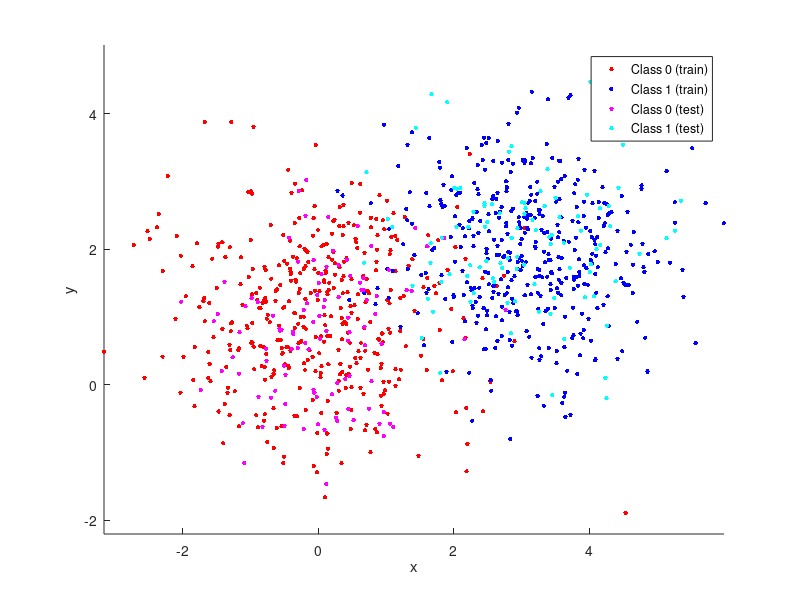

Reproduce this figure in MATLAB.
%%%%%%%%%%%%%%%%%%%%%%%%%%%%%%%%%%%%%%%%%%%%%%%%%%%%%
% [Author] Terry Taewoong Um (terry.t.um@gmail.com) %
% Adaptive Systems Lab., University of Waterloo     %
% https://www.facebook.com/terryum.io/              %
%%%%%%%%%%%%%%%%%%%%%%%%%%%%%%%%%%%%%%%%%%%%%%%%%%%%%

% Please leave the author information when you reuse the codes.

% [Input]
% opt : {class_gaussian(defalut), class_half_circle, class_full_circle, class_spiral,
%        regress_quad, regress_exp, regress_xsinx, regress_exp_xsinx, 
%        twolink_linear (Terry's Lie group toolbox required, 
%        [Link] https://github.com/terryum/Human-Robot-Motion-Simulator-based-on-Lie-Group)}
% bShow : {0: Don't plot, 1(defalut): plot}
% nData : number of data (defalut: 1000)
% sigma : noise standard deviation (default: 1)
% test_ratio : ratio of test data (default: 0.2)

% [Output]
% training and test data

function [x_train, y_train, x_test, y_test] = GenerateData(opt, bShow, nData, sigma, test_ratio)

    % 1. Assign default parameter values 
    if nargin < 5
        test_ratio = 0.2;
        if nargin < 4
            sigma = 1;
            if nargin < 3
                nData = 1000;
                if nargin < 2
                    bShow = true; 
                    if nargin < 1
                        opt = 'class_gaussian';
                    end
                end
            end
        end
    end
    
    % 2. Set the number of data     
    nTest = floor(nData*test_ratio);
    nTrain = nData - nTest;
    nClass_0 = nData/2;
    nClass_1 = nData-nData/2;
    
    noise_0 = randn(nClass_0,2)*sigma;
    noise_1 = randn(nClass_1,2)*sigma;
    noise = randn(nData,2)*sigma;
    noise2 = randn(nData,2)*sigma;
       
    % 3. Generate the data     
    % opt : {gaussian(defalut), half_circle, full_circle, spiral}
    switch opt
        case 'class_gaussian'
            center_0 = [0 1];
            center_1 = [3 2];
            class_0 = ones(nClass_0,1)*center_0 + noise_0;
            class_1 = ones(nClass_1,1)*center_1 + noise_1;
    
        case 'class_half_circle'
            r_0 = 5;
            r_1 = 10;
            theta_0 = pi*rand(nClass_0, 1);        % theta = [0:pi]
            theta_1 = pi*rand(nClass_1, 1);              
            r_0_noise = r_0*ones(nClass_0, 1) + noise_0(:,1);
            r_1_noise = r_1*ones(nClass_1, 1) + noise_1(:,2);
            class_0 = [r_0_noise.*cos(theta_0), r_0_noise.*sin(theta_0)];
            class_1 = [r_1_noise.*cos(theta_1), r_1_noise.*sin(theta_1)];
            
        case 'class_full_circle'
            r_0 = 5;
            r_1 = 10;
            theta_0 = 2*pi*rand(nClass_0, 1);        % theta = [0:2pi]
            theta_1 = 2*pi*rand(nClass_1, 1);              
            r_0_noise = r_0*ones(nClass_0, 1) + noise_0(:,1);
            r_1_noise = r_1*ones(nClass_1, 1) + noise_1(:,2);
            class_0 = [r_0_noise.*cos(theta_0), r_0_noise.*sin(theta_0)];
            class_1 = [r_1_noise.*cos(theta_1), r_1_noise.*sin(theta_1)];
            
        case 'class_spiral'   
            r_increase = 20;
            r_0 = 5;
            theta_overlab = (1/4)*pi;

            theta_0 = linspace(-theta_overlab, theta_overlab+2*pi, nClass_0);       
            theta_1 = linspace(-theta_overlab-pi, theta_overlab+pi, nClass_1);  
            r_0_spiral = linspace(r_0, r_0+r_increase, nClass_0);
            r_1_spiral = linspace(r_0, r_0+r_increase, nClass_1);

            class_0 = [r_0_spiral.*cos(theta_0); r_0_spiral.*sin(theta_0)]' + noise_0;
            class_1 = [r_1_spiral.*cos(theta_1); r_1_spiral.*sin(theta_1)]' + noise_1;
              
       case 'regress_quad'
            x_all = linspace(-8, 8, nData)';
            y_all = (x_all/2-1).^2 - 5*ones(nData,1) + noise(:,1);      
            
        case 'regress_exp'
            x_all = linspace(-8, 8, nData)';
            y_all = exp(x_all/2-1) - 5*ones(nData,1) + noise(:,1);
            
        case 'regress_xsinx'
            x_all = linspace(-8, 8, nData)';
            y_sin = sin(x_all+pi/4);
            y_lin = 0.5*x_all + 0.2;
            y_all = (y_lin.*y_sin) + noise(:,1);
            
        case 'regress_exp_xsinx'
            x_all = linspace(-8, 8, nData)';
            y_sin = sin(x_all+pi/4);
            y_lin = 0.5*x_all + 0.2;
            y_all = exp(y_lin.*y_sin/2) + noise(:,1);
        
        case 'multi_linear'
            x_train = [linspace(-8, 8, nTrain); linspace(10, -10, nTrain)]' + noise(1:nTrain,:);     
            y_train = [0.3*x_train(:,1)-0.2 -0.5*x_train(:,1)+0.2*x_train(:,2)+3] + noise2(1:nTrain,:);
            
            x_test = [linspace(-8, 8, nTest); linspace(10, -10, nTest)]';
            y_test = [0.3*x_test(:,1)-0.2 -0.5*x_test(:,1)+0.2*x_test(:,2)+3];
            
        case 'multi_twolink'
            nTarget = 3;        % The position of the endpoint of the robot
            robotModel = Model_TwoLink();
            
            x_train = [linspace(0,6*pi,nTrain); linspace(-pi/4,15*pi/4,nTrain);]' + noise(1:nTrain,:);  
            for ii=1:nTrain
                [T_EndPonint T_AllJoint]= FwdKin_Serial(robotModel, x_train(ii,:)); 
                y_train(ii, :) = squeeze(T_AllJoint(1:2,4,nTarget))' + noise2(ii,:);
            end
            x_test = [linspace(0,6*pi,nTest); linspace(-pi/4,15*pi/4,nTest);]';
            for ii=1:nTest
                [T_EndPonint T_AllJoint]= FwdKin_Serial(robotModel, x_test(ii,:)); 
                y_test(ii, :) = squeeze(T_AllJoint(1:2,4,nTarget))';
            end
    end

    % 4. Split training and test sets
    if ~strncmpi(opt, 'multi', 5)     % Training & test data are already splited in 'multi_' cases
        if strncmpi(opt, 'class', 5)
            x_all = [class_0; class_1];
            y_all = [0*ones(nClass_0,1); 1*ones(nClass_1,1)];
        end
        idx_all = randperm(nData); % Randomly select the indices for training data  
        x_train = x_all(idx_all(1:nTrain), :);            y_train = y_all(idx_all(1:nTrain), :);
        x_test = x_all(idx_all(nTrain+1:nData), :);       y_test = y_all(idx_all(nTrain+1:nData), :);       
    end
    
    % 5. Plot the data
    if bShow == true
        figure()
        if strncmpi(opt, 'class', 5)
            fig_train = gscatter(x_train(:,1),x_train(:,2),y_train, 'rb', '..', 10);   
            hold all;
            fig_test = gscatter(x_test(:,1),x_test(:,2),y_test, 'mc', '..', 10);   
            hold off;
            axis('equal');
            legend([fig_train(1), fig_train(2), fig_test(1), fig_test(2)], 'Class 0 (train)', 'Class 1 (train)', 'Class 0 (test)', 'Class 1 (test)')
            xlabel('x');    ylabel('y');
            
        elseif strncmpi(opt, 'regress', 7)
            fig_train = scatter(x_train, y_train, 'b.');            hold all;
            fig_test = scatter(x_test, y_test, 'c.');               hold off; 
            legend([fig_train, fig_test], 'Train data', 'Test data');
            xlabel('x');    ylabel('y');
        
        elseif strncmpi(opt, 'multi_linear', 12)
            fig_y1 = scatter3(x_train(:,1), x_train(:,2), y_train(:,1), 'b.'); hold on;
            fig_y2 = scatter3(x_train(:,1), x_train(:,2), y_train(:,2), 'k.');
            legend([fig_y1, fig_y2], 'y1', 'y2'); 
            xlabel('x1');   ylabel('x2');   zlabel('y1 & y2');

        else
            fig_train = scatter(y_train(:,1), y_train(:,2), 'b.');
            hold all;
            fig_test = scatter(y_test(:,1), y_test(:,2), 'c.');
            hold off; 
            legend([fig_train, fig_test], 'Train data', 'Test data');
            xlabel('y1');    ylabel('y2');
            
            figure()
            t = linspace(0,nTest-1,nTest);
            fig_test_y1 = scatter(t,  y_test(:,1), 'b.');    hold all;
            fig_test_y2 = scatter(t,  y_test(:,2), 'k.');    hold off;
            legend([fig_test_y1, fig_test_y2], 'Test y1', 'Test y2');     
            xlabel('t');    ylabel('y1 & y2');
        end
    end
end
